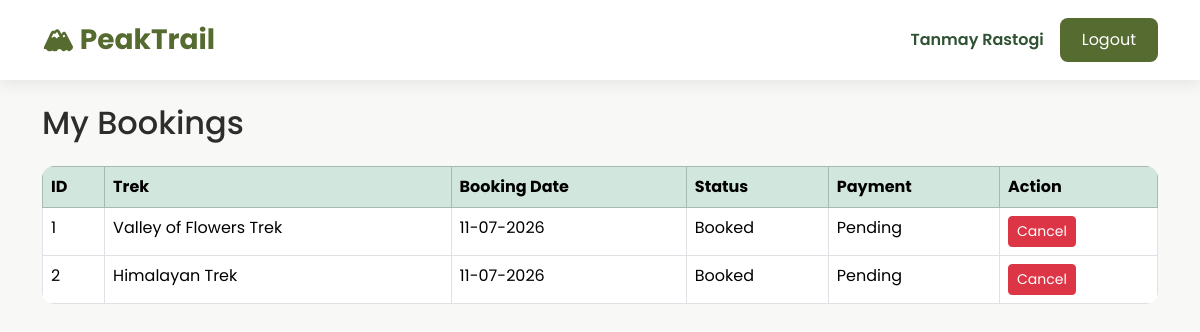
Screenshot of /trekker/my-bookings (signed in) with the database file from the repository.
### models/user.py (models this page shows, shortened)
class User(UserMixin, db.Model):
    __tablename__ = "users"
    id = db.Column(db.Integer, primary_key=True)
    name = db.Column(db.String(100), nullable=False)
    email = db.Column(db.String(120), unique=True, nullable=False)
    password = db.Column(db.String(255), nullable=False)
    role = db.Column(db.String(20), nullable=False)
    is_active = db.Column(db.Boolean, default=True)
    is_blacklisted = db.Column(db.Boolean, default=False)
    created_at = db.Column(db.DateTime, default=datetime.utcnow)
    bookings = db.relationship("Booking", backref="user", lazy=True)
    staff_profile = db.relationship(
        "StaffProfile",
        backref="user",
        uselist=False
    )

### models/booking.py (models this page shows, shortened)
class Booking(db.Model):
    __tablename__ = "bookings"
    id = db.Column(db.Integer, primary_key=True)
    user_id = db.Column(
        db.Integer,
        db.ForeignKey("users.id"),
        nullable=False
    )
    trek_id = db.Column(
        db.Integer,
        db.ForeignKey("treks.id"),
        nullable=False
    )
    booking_date = db.Column(
        db.DateTime,
        default=datetime.utcnow
    )
    booking_status = db.Column(
        db.String(20),
        default="Booked"
    )
    payment_status = db.Column(
        db.String(20),
        default="Pending"
    )

### models/trek.py (models this page shows, shortened)
class Trek(db.Model):
    __tablename__ = "treks"
    id = db.Column(db.Integer, primary_key=True)
    trek_name = db.Column(db.String(100), nullable=False)
    location = db.Column(db.String(100), nullable=False)
    image_url = db.Column(db.String(500))
    price = db.Column(
        db.Float,
        nullable=False,
        default=0
    )
    difficulty = db.Column(db.String(20), nullable=False)
    duration = db.Column(db.Integer, nullable=False)
    available_slots = db.Column(db.Integer, nullable=False)
    description = db.Column(db.Text)
    start_date = db.Column(db.Date, nullable=False)
    end_date = db.Column(db.Date, nullable=False)
    status = db.Column(
        db.String(20),
        default="Open"
    )
    assigned_staff_id = db.Column(
        db.Integer,
        db.ForeignKey("staff_profiles.id"),
        nullable=True
    )
    bookings = db.relationship(
        "Booking",
        backref="trek",
        lazy=True
    )

### routes/trekker.py (the view)
@trekker.route("/trekker/my-bookings")
@login_required
def my_bookings():
    if current_user.role != "trekker":
        flash("Access Denied!", "danger")
        return redirect(url_for("home"))
    bookings = Booking.query.filter_by(
        user_id=current_user.id
    ).all()
    return render_template(
        "trekker/my_bookings.html",
        bookings=bookings
    )

### app.py (called while the page is built)
@login_manager.user_loader
def load_user(user_id):
    return User.query.get(int(user_id))

### templates/trekker/my_bookings.html (shortened to what this page needs)
{% extends "base.html" %}
{% block content %}
<h2 class="mb-4">
My Bookings
</h2>
{% if bookings %}
<table class="table table-bordered table-hover">
<thead class="table-success">
<tr>
<th>ID</th>
<th>Trek</th>
<th>Booking Date</th>
<th>Status</th>
<th>Payment</th>
<th>Action</th>
</tr>
</thead>
<tbody>
{% for booking in bookings %}
<tr>
<td>{{ booking.id }}</td>
<td>{{ booking.trek.trek_name }}</td>
<td>{{ booking.booking_date.strftime("%d-%m-%Y") }}</td>
<td>{{ booking.booking_status }}</td>
<td>{{ booking.payment_status }}</td>
<td>
<a
href="{{ url_for('trekker.cancel_booking', booking_id=booking.id) }}"
class="btn btn-danger btn-sm">
Cancel
</a>
</td>
</tr>
{% endfor %}
</tbody>
</table>
{% else %}
<div class="alert alert-warning">
No bookings found.
</div>
{% endif %}
{% endblock %}

### templates/base.html (shortened to what this page needs)
<!DOCTYPE html>
<html lang="en">
<head>
    <link href="https://cdn.jsdelivr.net/npm/bootstrap@5.3.3/dist/css/bootstrap.min.css" rel="stylesheet">
    <link rel="stylesheet" href="{{ url_for('static', filename='css/style.css') }}">
</head>
<body>
    <nav class="navbar navbar-expand-lg custom-navbar">
<div class="container">
{% if current_user.is_authenticated %}
    {% if current_user.role=="admin" %}
        <a class="navbar-brand fw-bold"
        href="{{ url_for('admin.dashboard') }}">
        🏔 PeakTrail
        </a>
    {% elif current_user.role=="staff" %}
        <a class="navbar-brand fw-bold"
        href="{{ url_for('staff.dashboard') }}">
        🏔 PeakTrail
        </a>
    {% elif current_user.role=="trekker" %}
        <a class="navbar-brand fw-bold"
        href="{{ url_for('trekker.dashboard') }}">
        🏔 PeakTrail
        </a>
    {% endif %}
{% else %}
<a class="navbar-brand fw-bold"
href="{{ url_for('home') }}">
🏔 PeakTrail
</a>
{% endif %}
<div class="ms-auto d-flex align-items-center">
{% if current_user.is_authenticated %}
<span class="welcome-text">
{{ current_user.name }}
</span>
<a href="{{ url_for('auth.logout') }}"
class="btn btn-custom ms-3">
Logout
</a>
{% endif %}
</div>
</div>
</nav>
    <div class="container mt-4">
        {% block content %}
        {% endblock %}
    </div>
</body>
</html>

### static/css/style.css (style rules this page uses)
:root { --primary:#556B2F; --secondary:#2F5233; --accent:#F5F1E8; --background:#F8F8F6; --text:#2D2D2D; }
body { font-family:'Poppins',sans-serif; background:var(--background); color:var(--text); }
.custom-navbar { background:white; box-shadow:0 4px 15px rgba(0,0,0,.08); padding:14px; }
.navbar-brand { color:var(--primary)!important; font-size:28px; }
.welcome-text { font-weight:600; color:var(--secondary); }
.btn-custom { background:var(--primary); color:white; border:none; border-radius:8px; padding:10px 22px; transition:.3s; }
.table { background:white; border-radius:12px; overflow:hidden; }

### rows the page displays
User: name "Tanmay Rastogi"
Booking: id "1", trek.trek_name "Valley of Flowers Trek", booking_date "11-07-2026", booking_status "Booked", payment_status "Pending"
Booking: id "2", trek.trek_name "Himalayan Trek", booking_date "11-07-2026", booking_status "Booked", payment_status "Pending"
